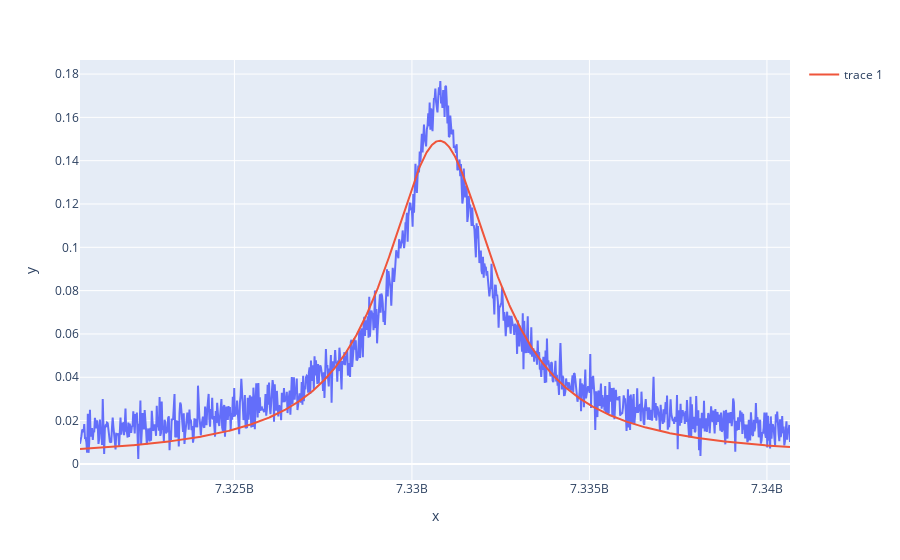

The notebook cell saved with this chart:
### Code cell
# Get low power pectrum
#twpa.start_rf()
freqs, mag,phase = meas_spectrum(vna, f_c = params['center_freq'], f_span = 20, power = -60, sleep_t = 5, npoints = 1000, data_format = 'MA')
#twpa.stop_rf()

#Caculate the quality factor
f_c, Qf,_ = Q(freqs,mag, True)

print('Center frequency: %2.2f Hz'%f_c)
print('Quality Factor: %2.3f'%Qf)
params['center_freq'] = f_c
#plt.plot(freqs*1e-9,mag)

### Figure 1 — Plotly figure (JSON) as saved in the notebook; plotly's stock layout.template omitted (floating-point values rounded to 4 significant figures; data arrays with more than 128 entries replaced by an {"elided": "..."} marker saying what was removed)
{"data": [{"hovertemplate": "x=%{x}<br>y=%{y}<extra></extra>", "legendgroup": "", "line": {"color": "#636efa", "dash": "solid"}, "marker": {"symbol": "circle"}, "mode": "lines", "name": "", "orientation": "v", "showlegend": false, "type": "scatter", "x": {"elided": "1000 float values"}, "xaxis": "x", "y": {"elided": "1000 float values"}, "yaxis": "y"}, {"type": "scatter", "x": {"elided": "1000 float values"}, "y": {"elided": "1000 float values"}}], "layout": {"legend": {"tracegroupgap": 0}, "margin": {"t": 60}, "xaxis": {"anchor": "y", "domain": [0, 1], "title": {"text": "x"}}, "yaxis": {"anchor": "x", "domain": [0, 1], "title": {"text": "y"}}}}
